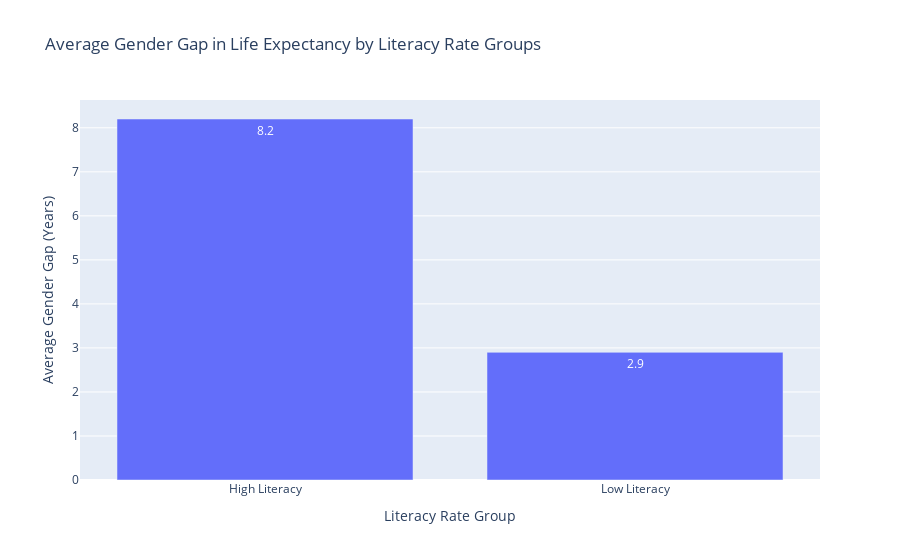

Notebook code for this chart:
### Markdown cell above
### Step 8: Creating the Visualization
A bar chart is created to visualize the average gender gap in life expectancy for the two groups.

### Code cell
fig = px.bar(
    grouped_avg,
    x='Group',
    y='Gender Gap',
    title='Average Gender Gap in Life Expectancy by Literacy Rate Groups',
    labels={'Group': 'Literacy Rate Group', 'Gender Gap': 'Average Gender Gap (Years)'},
    text='Gender Gap'
)

fig.show()

### Figure 1 — Plotly figure (JSON) as saved in the notebook; plotly's stock layout.template omitted (floating-point values rounded to 4 significant figures)
{"data": [{"alignmentgroup": "True", "hovertemplate": "Literacy Rate Group=%{x}<br>Average Gender Gap (Years)=%{text}<extra></extra>", "legendgroup": "", "marker": {"color": "#636efa", "pattern": {"shape": ""}}, "name": "", "offsetgroup": "", "orientation": "v", "showlegend": false, "text": [8.2, 2.9], "textposition": "auto", "type": "bar", "x": ["High Literacy", "Low Literacy"], "xaxis": "x", "y": [8.2, 2.9], "yaxis": "y"}], "layout": {"autosize": true, "barmode": "relative", "legend": {"tracegroupgap": 0}, "title": {"text": "Average Gender Gap in Life Expectancy by Literacy Rate Groups"}, "xaxis": {"anchor": "y", "autorange": true, "domain": [0, 1], "range": [-0.5, 1.5], "title": {"text": "Literacy Rate Group"}, "type": "category"}, "yaxis": {"anchor": "x", "autorange": true, "domain": [0, 1], "range": [0, 8.632], "title": {"text": "Average Gender Gap (Years)"}, "type": "linear"}}}
